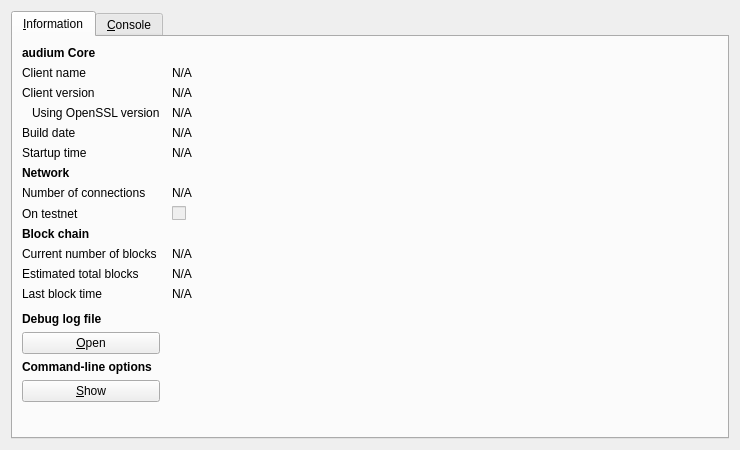
<?xml version="1.0" encoding="UTF-8"?>
<ui version="4.0">
 <class>RPCConsole</class>
 <widget class="QDialog" name="RPCConsole">
  <property name="geometry">
   <rect>
    <x>0</x>
    <y>0</y>
    <width>740</width>
    <height>450</height>
   </rect>
  </property>
  <property name="windowTitle">
   <string>audium - Debug window</string>
  </property>
  <layout class="QVBoxLayout" name="verticalLayout_2">
   <item>
    <widget class="QTabWidget" name="tabWidget">
     <property name="currentIndex">
      <number>0</number>
     </property>
     <widget class="QWidget" name="tab_info">
      <attribute name="title">
       <string>&amp;Information</string>
      </attribute>
      <layout class="QGridLayout" name="gridLayout" columnstretch="0,1">
       <property name="horizontalSpacing">
        <number>12</number>
       </property>
       <item row="0" column="0">
        <widget class="QLabel" name="label_9">
         <property name="font">
          <font>
           <weight>75</weight>
           <bold>true</bold>
          </font>
         </property>
         <property name="text">
          <string>audium Core</string>
         </property>
        </widget>
       </item>
       <item row="1" column="0">
        <widget class="QLabel" name="label_5">
         <property name="text">
          <string>Client name</string>
         </property>
        </widget>
       </item>
       <item row="1" column="1">
        <widget class="QLabel" name="clientName">
         <property name="cursor">
          <cursorShape>IBeamCursor</cursorShape>
         </property>
         <property name="text">
          <string>N/A</string>
         </property>
         <property name="textFormat">
          <enum>Qt::PlainText</enum>
         </property>
         <property name="textInteractionFlags">
          <set>Qt::LinksAccessibleByMouse|Qt::TextSelectableByKeyboard|Qt::TextSelectableByMouse</set>
         </property>
        </widget>
       </item>
       <item row="2" column="0">
        <widget class="QLabel" name="label_6">
         <property name="text">
          <string>Client version</string>
         </property>
        </widget>
       </item>
       <item row="2" column="1">
        <widget class="QLabel" name="clientVersion">
         <property name="cursor">
          <cursorShape>IBeamCursor</cursorShape>
         </property>
         <property name="text">
          <string>N/A</string>
         </property>
         <property name="textFormat">
          <enum>Qt::PlainText</enum>
         </property>
         <property name="textInteractionFlags">
          <set>Qt::LinksAccessibleByMouse|Qt::TextSelectableByKeyboard|Qt::TextSelectableByMouse</set>
         </property>
        </widget>
       </item>
       <item row="3" column="0">
        <widget class="QLabel" name="label_14">
         <property name="text">
          <string>Using OpenSSL version</string>
         </property>
         <property name="indent">
          <number>10</number>
         </property>
        </widget>
       </item>
       <item row="3" column="1">
        <widget class="QLabel" name="openSSLVersion">
         <property name="cursor">
          <cursorShape>IBeamCursor</cursorShape>
         </property>
         <property name="text">
          <string>N/A</string>
         </property>
         <property name="textFormat">
          <enum>Qt::PlainText</enum>
         </property>
         <property name="textInteractionFlags">
          <set>Qt::LinksAccessibleByMouse|Qt::TextSelectableByKeyboard|Qt::TextSelectableByMouse</set>
         </property>
        </widget>
       </item>
       <item row="4" column="0">
        <widget class="QLabel" name="label_12">
         <property name="text">
          <string>Build date</string>
         </property>
        </widget>
       </item>
       <item row="4" column="1">
        <widget class="QLabel" name="buildDate">
         <property name="cursor">
          <cursorShape>IBeamCursor</cursorShape>
         </property>
         <property name="text">
          <string>N/A</string>
         </property>
         <property name="textFormat">
          <enum>Qt::PlainText</enum>
         </property>
         <property name="textInteractionFlags">
          <set>Qt::LinksAccessibleByMouse|Qt::TextSelectableByKeyboard|Qt::TextSelectableByMouse</set>
         </property>
        </widget>
       </item>
       <item row="5" column="0">
        <widget class="QLabel" name="label_13">
         <property name="text">
          <string>Startup time</string>
         </property>
        </widget>
       </item>
       <item row="5" column="1">
        <widget class="QLabel" name="startupTime">
         <property name="cursor">
          <cursorShape>IBeamCursor</cursorShape>
         </property>
         <property name="text">
          <string>N/A</string>
         </property>
         <property name="textFormat">
          <enum>Qt::PlainText</enum>
         </property>
         <property name="textInteractionFlags">
          <set>Qt::LinksAccessibleByMouse|Qt::TextSelectableByKeyboard|Qt::TextSelectableByMouse</set>
         </property>
        </widget>
       </item>
       <item row="6" column="0">
        <widget class="QLabel" name="label_11">
         <property name="font">
          <font>
           <weight>75</weight>
           <bold>true</bold>
          </font>
         </property>
         <property name="text">
          <string>Network</string>
         </property>
        </widget>
       </item>
       <item row="7" column="0">
        <widget class="QLabel" name="label_7">
         <property name="text">
          <string>Number of connections</string>
         </property>
        </widget>
       </item>
       <item row="7" column="1">
        <widget class="QLabel" name="numberOfConnections">
         <property name="cursor">
          <cursorShape>IBeamCursor</cursorShape>
         </property>
         <property name="text">
          <string>N/A</string>
         </property>
         <property name="textFormat">
          <enum>Qt::PlainText</enum>
         </property>
         <property name="textInteractionFlags">
          <set>Qt::LinksAccessibleByMouse|Qt::TextSelectableByKeyboard|Qt::TextSelectableByMouse</set>
         </property>
        </widget>
       </item>
       <item row="8" column="0">
        <widget class="QLabel" name="label_8">
         <property name="text">
          <string>On testnet</string>
         </property>
        </widget>
       </item>
       <item row="8" column="1">
        <widget class="QCheckBox" name="isTestNet">
         <property name="enabled">
          <bool>false</bool>
         </property>
         <property name="text">
          <string/>
         </property>
        </widget>
       </item>
       <item row="9" column="0">
        <widget class="QLabel" name="label_10">
         <property name="font">
          <font>
           <weight>75</weight>
           <bold>true</bold>
          </font>
         </property>
         <property name="text">
          <string>Block chain</string>
         </property>
        </widget>
       </item>
       <item row="10" column="0">
        <widget class="QLabel" name="label_3">
         <property name="text">
          <string>Current number of blocks</string>
         </property>
        </widget>
       </item>
       <item row="10" column="1">
        <widget class="QLabel" name="numberOfBlocks">
         <property name="cursor">
          <cursorShape>IBeamCursor</cursorShape>
         </property>
         <property name="text">
          <string>N/A</string>
         </property>
         <property name="textFormat">
          <enum>Qt::PlainText</enum>
         </property>
         <property name="textInteractionFlags">
          <set>Qt::LinksAccessibleByMouse|Qt::TextSelectableByKeyboard|Qt::TextSelectableByMouse</set>
         </property>
        </widget>
       </item>
       <item row="11" column="0">
        <widget class="QLabel" name="label_4">
         <property name="text">
          <string>Estimated total blocks</string>
         </property>
        </widget>
       </item>
       <item row="11" column="1">
        <widget class="QLabel" name="totalBlocks">
         <property name="cursor">
          <cursorShape>IBeamCursor</cursorShape>
         </property>
         <property name="text">
          <string>N/A</string>
         </property>
         <property name="textFormat">
          <enum>Qt::PlainText</enum>
         </property>
         <property name="textInteractionFlags">
          <set>Qt::LinksAccessibleByMouse|Qt::TextSelectableByKeyboard|Qt::TextSelectableByMouse</set>
         </property>
        </widget>
       </item>
       <item row="12" column="0">
        <widget class="QLabel" name="label_2">
         <property name="text">
          <string>Last block time</string>
         </property>
        </widget>
       </item>
       <item row="12" column="1">
        <widget class="QLabel" name="lastBlockTime">
         <property name="cursor">
          <cursorShape>IBeamCursor</cursorShape>
         </property>
         <property name="text">
          <string>N/A</string>
         </property>
         <property name="textFormat">
          <enum>Qt::PlainText</enum>
         </property>
         <property name="textInteractionFlags">
          <set>Qt::LinksAccessibleByMouse|Qt::TextSelectableByKeyboard|Qt::TextSelectableByMouse</set>
         </property>
        </widget>
       </item>
       <item row="13" column="0">
        <spacer name="verticalSpacer_2">
         <property name="orientation">
          <enum>Qt::Vertical</enum>
         </property>
         <property name="sizeHint" stdset="0">
          <size>
           <width>20</width>
           <height>20</height>
          </size>
         </property>
        </spacer>
       </item>
       <item row="14" column="0">
        <widget class="QLabel" name="labelDebugLogfile">
         <property name="font">
          <font>
           <weight>75</weight>
           <bold>true</bold>
          </font>
         </property>
         <property name="text">
          <string>Debug log file</string>
         </property>
        </widget>
       </item>
       <item row="15" column="0">
        <widget class="QPushButton" name="openDebugLogfileButton">
         <property name="toolTip">
          <string>Open the audium debug log file from the current data directory. This can take a few seconds for large log files.</string>
         </property>
         <property name="text">
          <string>&amp;Open</string>
         </property>
         <property name="autoDefault">
          <bool>false</bool>
         </property>
        </widget>
       </item>
       <item row="16" column="0">
        <widget class="QLabel" name="labelCLOptions">
         <property name="font">
          <font>
           <weight>75</weight>
           <bold>true</bold>
          </font>
         </property>
         <property name="text">
          <string>Command-line options</string>
         </property>
        </widget>
       </item>
       <item row="17" column="0">
        <widget class="QPushButton" name="showCLOptionsButton">
         <property name="toolTip">
          <string>Show the audium-Qt help message to get a list with possible audium command-line options.</string>
         </property>
         <property name="text">
          <string>&amp;Show</string>
         </property>
         <property name="autoDefault">
          <bool>false</bool>
         </property>
        </widget>
       </item>
       <item row="18" column="0">
        <spacer name="verticalSpacer">
         <property name="orientation">
          <enum>Qt::Vertical</enum>
         </property>
         <property name="sizeHint" stdset="0">
          <size>
           <width>20</width>
           <height>40</height>
          </size>
         </property>
        </spacer>
       </item>
      </layout>
     </widget>
     <widget class="QWidget" name="tab_console">
      <attribute name="title">
       <string>&amp;Console</string>
      </attribute>
      <layout class="QVBoxLayout" name="verticalLayout_3">
       <property name="spacing">
        <number>3</number>
       </property>
       <item>
        <widget class="QTextEdit" name="messagesWidget">
         <property name="minimumSize">
          <size>
           <width>0</width>
           <height>100</height>
          </size>
         </property>
         <property name="readOnly">
          <bool>true</bool>
         </property>
         <property name="tabKeyNavigation" stdset="0">
          <bool>false</bool>
         </property>
         <property name="columnCount" stdset="0">
          <number>2</number>
         </property>
        </widget>
       </item>
       <item>
        <layout class="QHBoxLayout" name="horizontalLayout">
         <property name="spacing">
          <number>3</number>
         </property>
         <item>
          <widget class="QLabel" name="label">
           <property name="text">
            <string notr="true">&gt;</string>
           </property>
          </widget>
         </item>
         <item>
          <widget class="QLineEdit" name="lineEdit"/>
         </item>
         <item>
          <widget class="QPushButton" name="clearButton">
           <property name="maximumSize">
            <size>
             <width>24</width>
             <height>24</height>
            </size>
           </property>
           <property name="toolTip">
            <string>Clear console</string>
           </property>
           <property name="text">
            <string/>
           </property>
           <property name="icon">
            <iconset resource="../bitcoin.qrc">
             <normaloff>:/icons/remove</normaloff>:/icons/remove</iconset>
           </property>
           <property name="shortcut">
            <string notr="true">Ctrl+L</string>
           </property>
           <property name="autoDefault">
            <bool>false</bool>
           </property>
          </widget>
         </item>
        </layout>
       </item>
      </layout>
     </widget>
    </widget>
   </item>
  </layout>
 </widget>
 <resources>
  <include location="../bitcoin.qrc"/>
 </resources>
 <connections/>
</ui>
